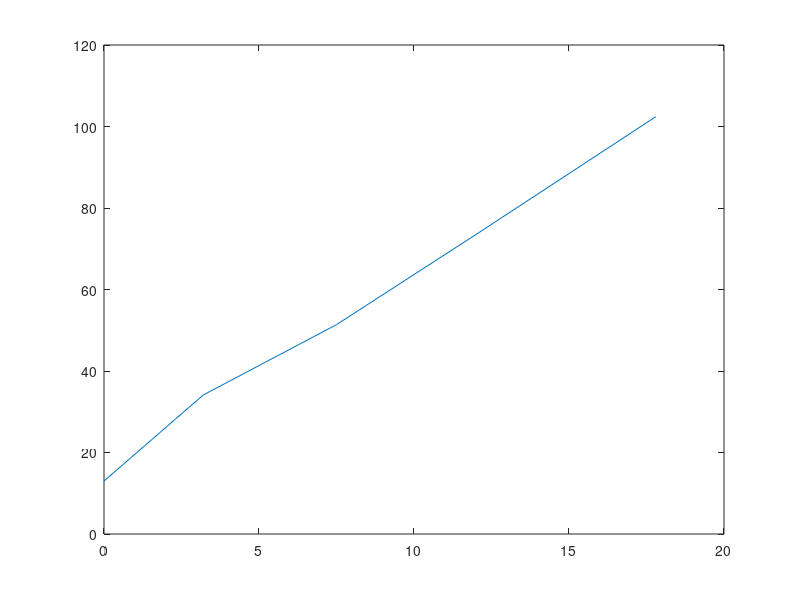
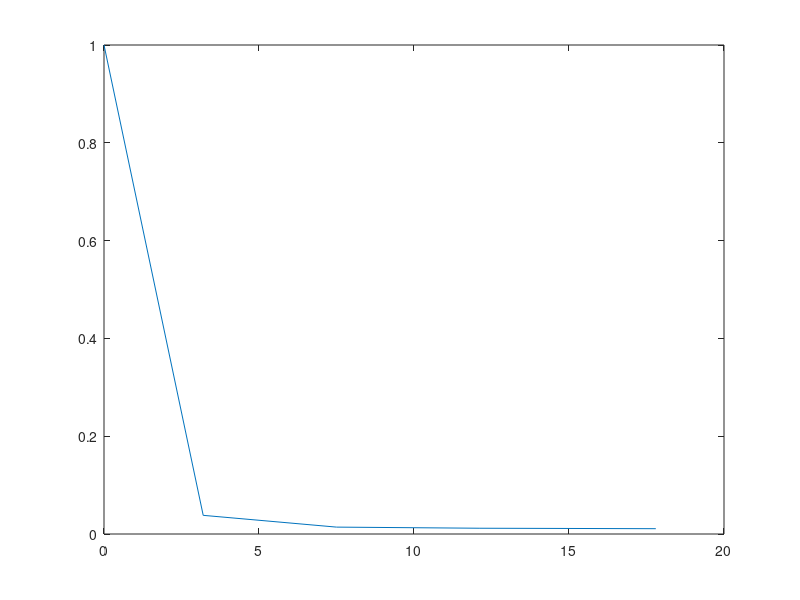

Write MATLAB code to recreate these figures, in order.
%% Dynamic System Estimation Lab5_T1


clear;
clc;

h=21.86;
sigp=2;
sigm=0.1;
t=[0;3.2;7.5;12.1;17.8];
z=[36.25;55.06;76.66;104.42];
xn=[13;zeros(4,1)];
pn=[1;zeros(4,1)];

for i=1:4
   Phi=1;
   dt=t(i+1)-t(i);
   Q=sigp*sigp*dt;
   xn(i+1)=Phi*xn(i);
   pn(i+1)=Phi*pn(i)*Phi'+Q;
   hn=xn(i+1)/((477.8596+xn(i+1)*xn(i+1))^(0.5));
   kn=pn(i+1)*hn'*inv((hn*pn(i+1)*hn'+0.01));
   pn(i+1)=(1-kn*hn)*pn(i+1);
   xn(i+1)=xn(i+1)+kn*(z(i)-sqrt(xn(i+1)*xn(i+1)+h*h));
end

plot(t,xn);
figure
plot(t,pn);
% legend('x','variance');

